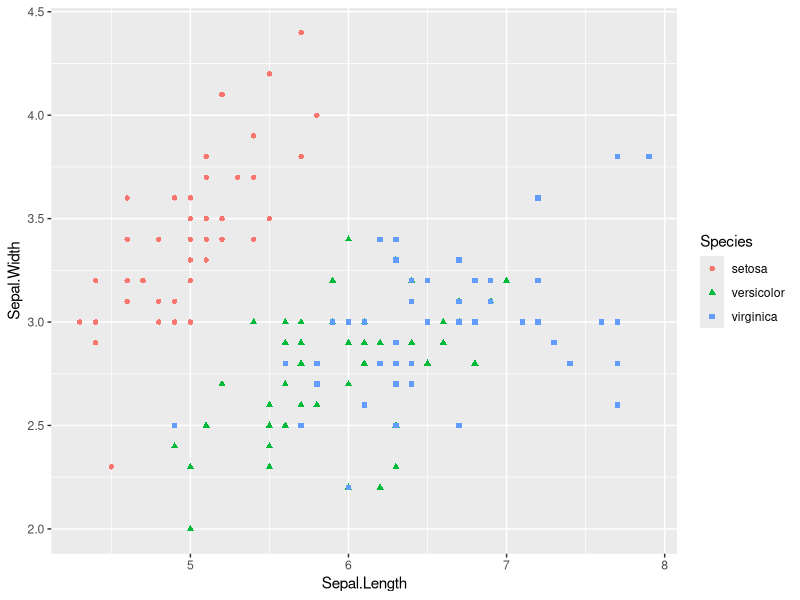
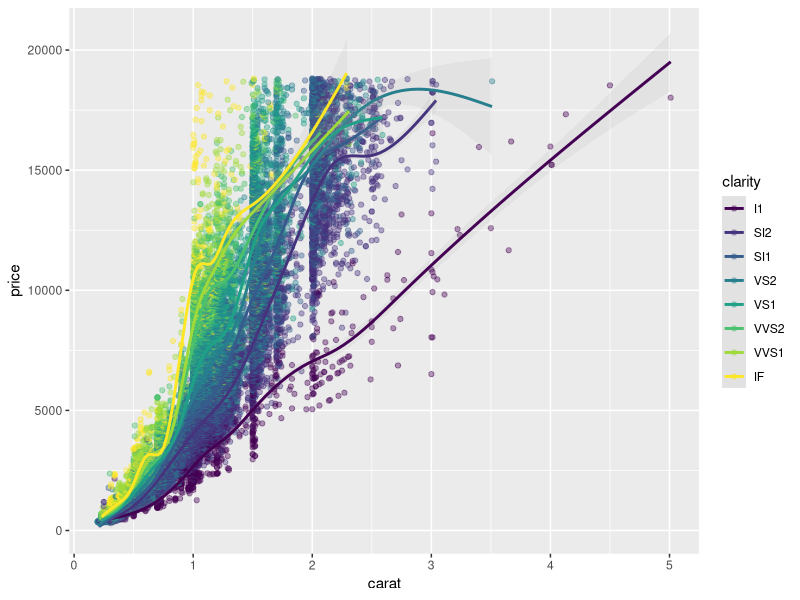
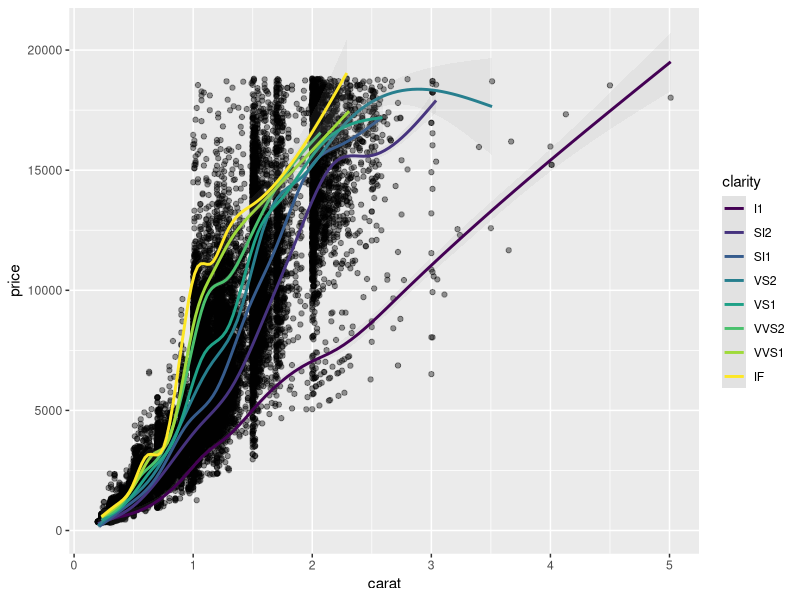
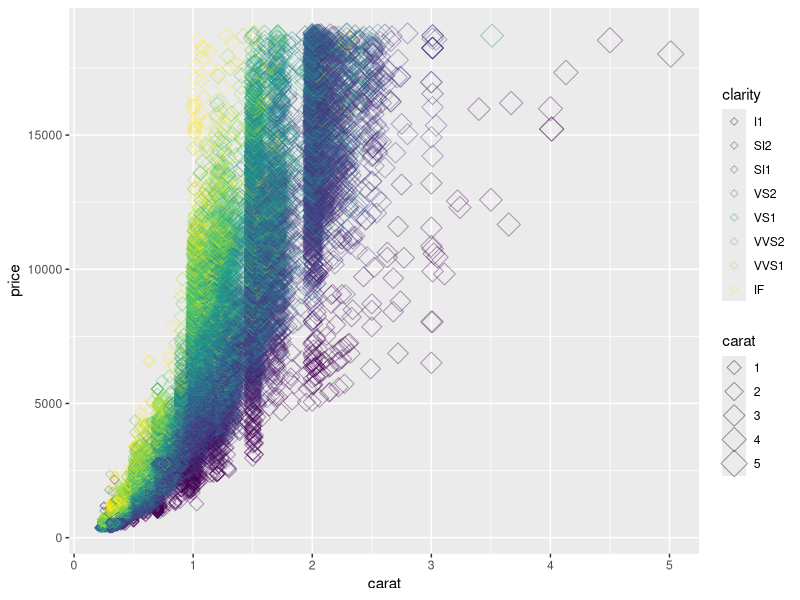
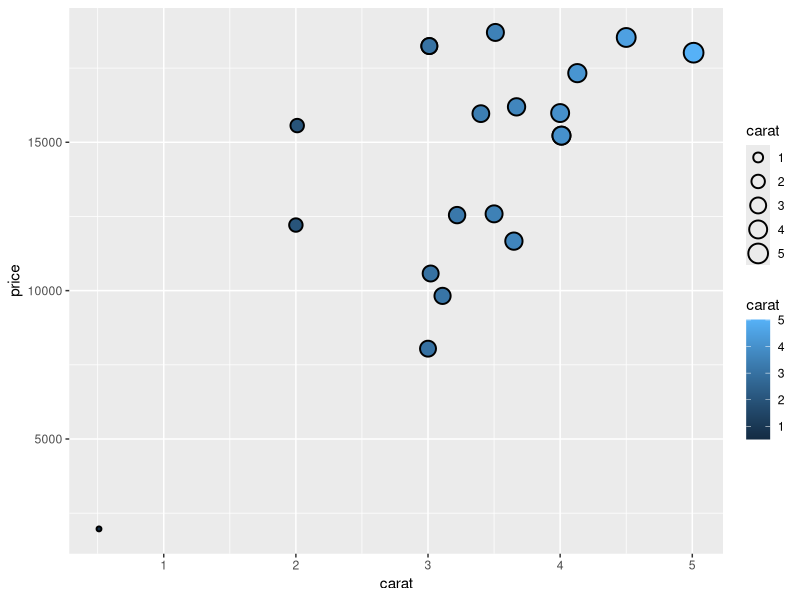
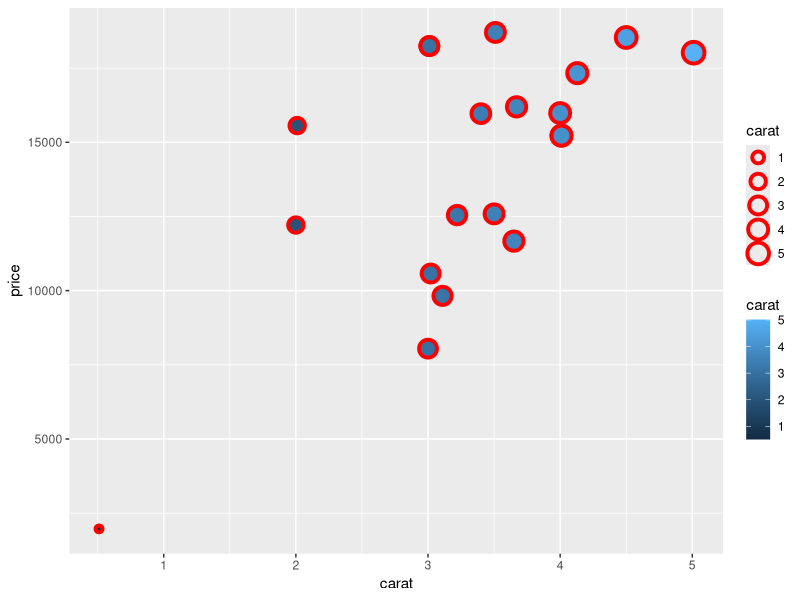
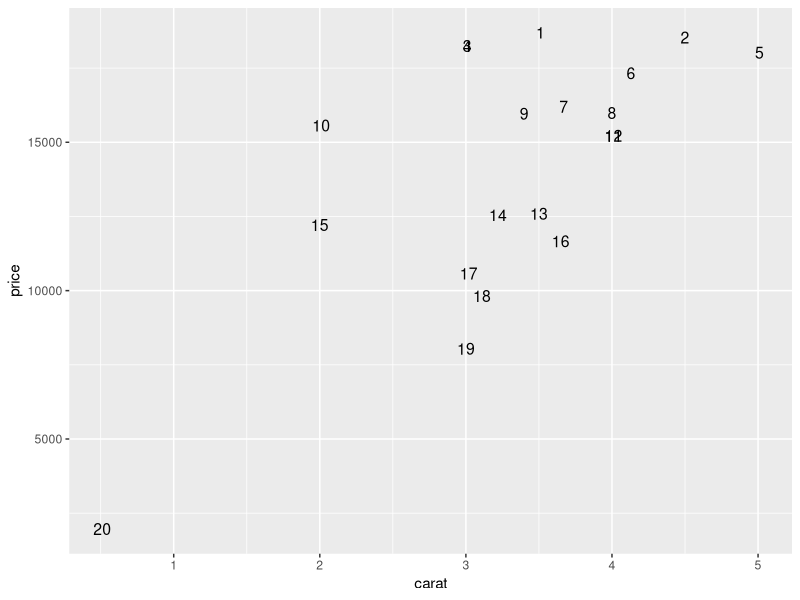
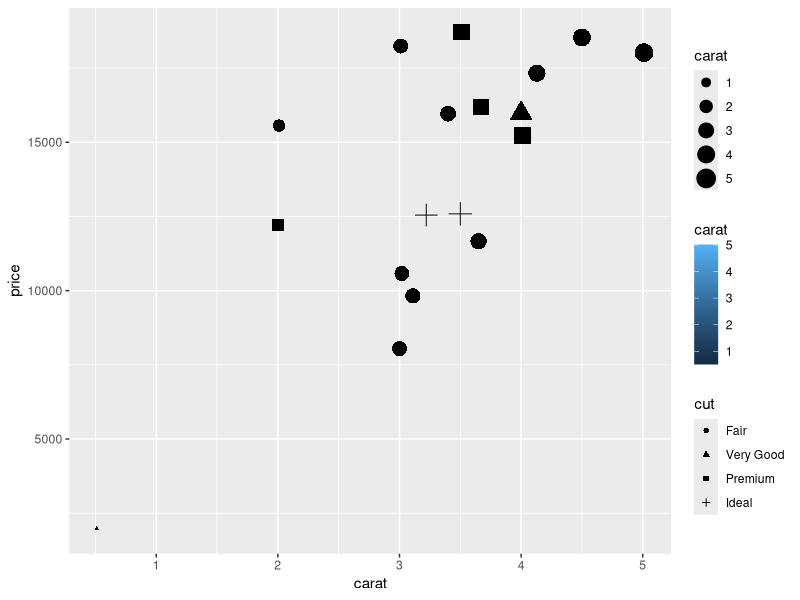

R code for these plots, in order:
library(ggplot2)
library(dplyr)

ggplot(iris, aes(x=Sepal.Length, y=Sepal.Width, color=Species, shape=Species)) +
  geom_point()


ggplot(diamonds, aes(x=carat, y=price, color=clarity)) +
  geom_point(alpha = 0.4) +
  geom_smooth(alpha  = 0.1)


ggplot(diamonds, aes(x=carat, y=price)) +
  geom_point(alpha = 0.4) +
  geom_smooth(aes(color=clarity), alpha = 0.1)


ggplot(diamonds, aes(x=carat, y=price, color=clarity, size=carat)) +
  geom_point(alpha = 0.4, shape=5)


sub_diamonds <- diamonds %>% 
  arrange(desc(price)) %>% 
  top_n(20)


ggplot(sub_diamonds, aes(x=carat, y=price,  fill=carat, size=carat)) +
  geom_point(stroke = 1, shape = 21)

ggplot(sub_diamonds, aes(carat, price, size=carat, fill=carat)) +
  geom_point(shape=21, color='red', stroke=2) # give stroke to increase thickness

ggplot(sub_diamonds, aes(carat, price)) +
  geom_text(aes(label=rownames(sub_diamonds)), size=4)


ggplot(sub_diamonds, aes(carat, price, size=carat, fill=carat, shape=cut)) +
  geom_point()

ggplot(sub_diamonds, aes(carat, price, size=carat, fill=carat, shape=clarity)) +
  geom_point()


ggplot(sub_diamonds, aes(clarity, fill=clarity)) +
  geom_bar() +
  labs(x = "Clarity of the diamond", y = "Count")


ggplot(sub_diamonds, aes(y=clarity, fill=clarity)) +
  geom_bar(orientation = "y") +
  labs(y = "Clarity of the diamond", x = "Count")

palette <- c(I1 = 'red', SI2='yellow', VVS2='green', VS1='blue')

ggplot(sub_diamonds, aes(cut, fill=clarity)) +
  geom_bar(position = position_dodge()) +
  labs(x = "Cut of the diamond", y = "Count") +
  scale_fill_manual("Clarity of diamond", values = palette)



ggplot(sub_diamonds, aes(carat, price)) +
  geom_jitter(width = 0.3)

ggplot(sub_diamonds, aes(cut, carat, fill=clarity)) +
  geom_point(position = position_jitterdodge(0.3, dodge.width=0.8))


ggplot(sub_diamonds, aes(carat, ..density..)) +
  geom_histogram(binwidth=1, fill='#51A8C9')
  

ggplot(sub_diamonds, aes(carat, fill=cut)) +
  geom_histogram(binwidth=1, position="identity", alpha=0.7)


ggplot(sub_diamonds, aes(cut, fill=clarity)) +
  geom_bar(position = "fill")

ggplot(sub_diamonds, aes(cut, fill=clarity)) +
  geom_bar(position = position_dodge(0.5), alpha=0.8) # bars will overlap each other

ggplot(sub_diamonds, aes(clarity, fill=cut)) +
  geom_bar(position = position_fill()) +
  scale_fill_brewer()
 
ggplot(sub_diamonds, aes(carat, price)) +
  geom_line(aes(group=cut)) 

